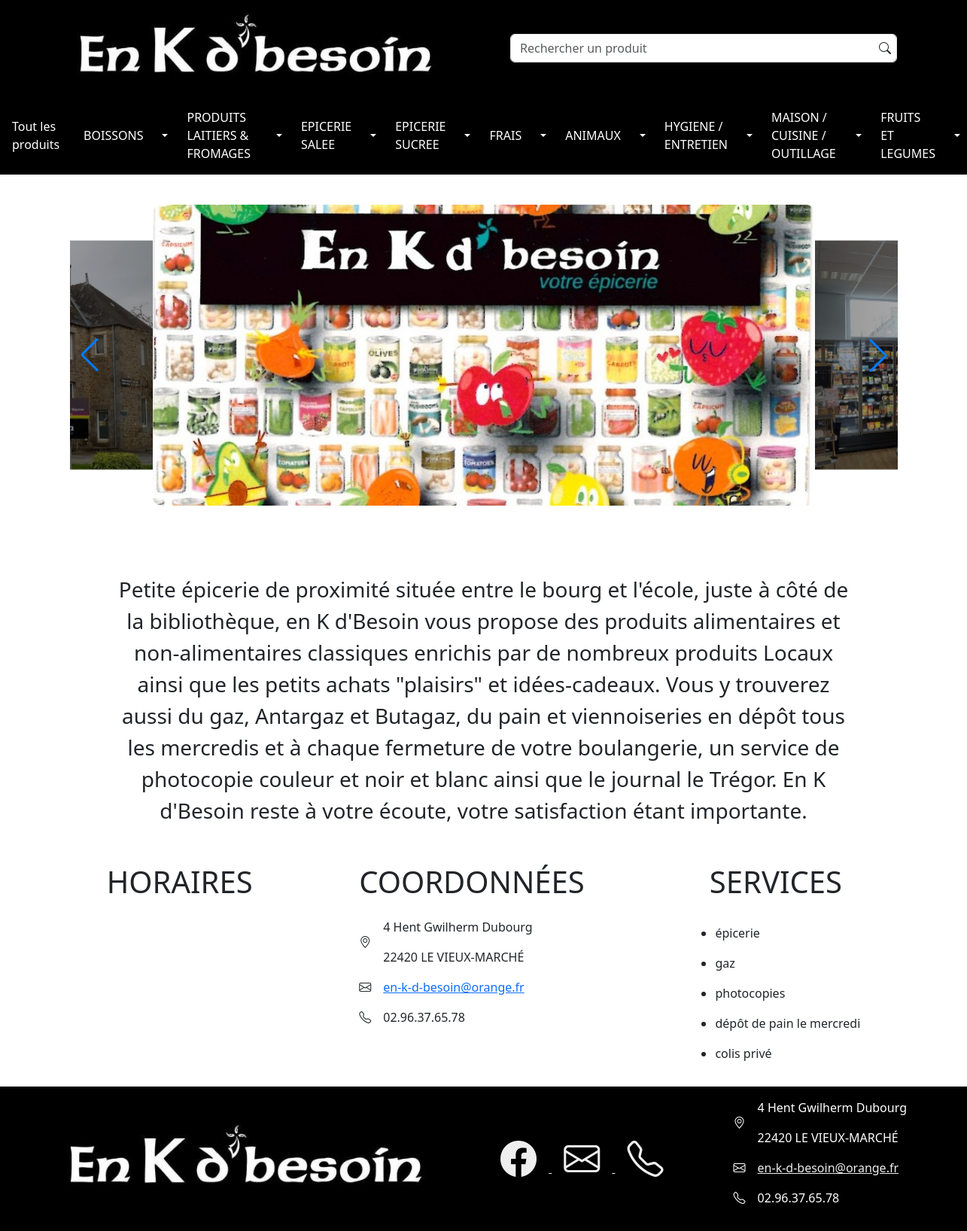
/site/html/index.php, run on the app's committed database.
### tables this page shows
CREATE TABLE _categorie (

    id INTEGER PRIMARY KEY NOT NULL AUTO_INCREMENT,
    id_categorie_sup INTEGER DEFAULT NULL,
    nom_categorie VARCHAR(50) NOT NULL,

    CONSTRAINT id_cat_fk_id_cat_sup FOREIGN KEY (id_categorie_sup) REFERENCES _categorie(id)
);

### site/fonctions_back/db.php (called while the page is built, shortened)
<?php
$db = new Database;
$conn = $db->getConnection();
function get_cat(){
    global $conn;
    $sql = "SELECT id,nom_categorie FROM `_categorie` WHERE id_categorie_sup IS NULL";
    $dsn = $conn->prepare($sql);
    $dsn->execute();
    $res = $dsn->fetchAll(PDO::FETCH_ASSOC);
    return $res;
}

### site/html/index.php (the view, shortened to what this page needs)
<?php
require_once __DIR__ ."/../fonctions_back/db.php";
$cat_principales = get_cat()
?>
<!DOCTYPE html>
<html lang="fr">
<head>
    <link rel="stylesheet" href="https://cdn.jsdelivr.net/npm/nouislider@15.7.0/dist/nouislider.min.css">
    <link rel="stylesheet" href="https://cdn.jsdelivr.net/npm/bootstrap-icons@1.11.0/font/bootstrap-icons.css">
    <link rel="stylesheet" href="https://cdn.jsdelivr.net/npm/bootstrap@5.3.3/dist/css/bootstrap.min.css">
    <link rel="stylesheet" href="https://cdn.jsdelivr.net/npm/swiper/swiper-bundle.min.css"/>
    <link rel="stylesheet" media="screen and (max-width: 990px)" href="style_tele.css"/>
    <link rel="stylesheet" media="screen and (min-width: 990px)" href="style.css"/>
</head>
<body class="d-flex flex-column min-vh-100">
    <header class="sticky-top">
        <div class="bg-black d-flex flex-lg-row justify-content-evenly align-items-center py-2 flex-wrap">
            <a href="/">
                <img class="positon-centered" src="img/banniere.jpg" alt="">
            </a>
            <div class="position-relative order-3 order-lg-2 mt-3 mt-lg-0">
                <input class="form-control pe-4" id="recherche_bar" type="search" placeholder="Rechercher un produit">
                <i class="recherche bi bi-search position-absolute top-50 end-0 translate-middle-y me-2"></i>
            </div>
        </div>
        <div class="d-none d-lg-flex flex-row justify-content-evenly align-items-center bg-black">
            <div class="btn-group">
                <a href="/?catalogue=1&cat=all" role="button" class="text-white p-3">Tout les produits</a>
            </div>
            <?php
            foreach($cat_principales as $cle => $value){ ?>
            <div class="btn-group">
                <a href="/?catalogue=1&cat=<?php echo $value["id"];?>" role="button" class="text-white p-3"><?php echo $value["nom_categorie"];?></a>
                <button type="button" class="bg-black dropdown-toggle dropdown-toggle-split text-white" data-bs-toggle="dropdown" aria-expanded="false">
                </button>
            </div>
            <?php }?>
        </div>
    </header>
    <main class="flex-grow-1">
        <?php
        if(empty($_GET)){
            require_once __DIR__ . '/../views/accueil.php';
        }
        else if(isset($_GET['catalogue'])){
            require_once __DIR__ . '/../views/catalogue.php';
        }
        ?>
    </main>
    <footer class="bg-black d-flex flex-row justify-content-between align-items-center">
        <img class="positon-centered  my-3" src="img/banniere.jpg" alt="">
        <div class="d-none d-md-block text-white">
            <a href="https://www.facebook.com/En.K.dbesoin/">
                <i class="bi bi-facebook mx-3"></i>
            </a>
            <a href="mailto:en-k-d-besoin@orange.fr">
                <i class="bi bi-envelope mx-3"></i>
            </a>
            <a href="tel:0296376578">
                <i class="bi bi-telephone mx-3"></i>
            </a>
        </div>
        <div class="text-white my-3">
            <div class="d-flex flex-row align-items-center mb-3">
                <i class="bi bi-geo-alt me-3"></i>
                <div>
                    <p>4 Hent Gwilherm Dubourg</p>
                    <p class="my-0" >22420 LE VIEUX-MARCHÉ</p>
                </div>
            </div>
            <div class="d-flex flex-row">
                <i class="bi bi-envelope me-3"></i>
                <a class="mb-3" href="mailto:en-k-d-besoin@orange.fr">en-k-d-besoin@orange.fr</a>
            </div>
            <div class="d-flex flex-row">
                <i class="bi bi-telephone me-3"></i>
                <p>02.96.37.65.78</p>
            </div>
        </div>
    </footer>
</body>
</html>

### site/views/accueil.php (shortened to what this page needs)
<section>
    <div class="d-none d-md-block swiper mySwiper">
        <span class="swiper-button-prev"></span>
        <div class="swiper-wrapper">
            <div class="swiper-slide">
            <img class="rounded" src="img/img_presentation.jpg" alt="img_presentation">
            </div>
            <div class="swiper-slide">
            <img class="rounded" src="img/interieur.jpg" alt="interieur">
            </div>
            <div class="swiper-slide">
            <img class="rounded" src="img/deventure.jpg" alt="deventure">
            </div>
        </div>
        <span class="swiper-button-next"></span>
    </div>
</section>
<section id="textPresentation">
    <p class="fs-3 text-center d-none d-lg-block">
        Petite épicerie de proximité située entre le bourg et l'école, juste à côté de la bibliothèque, en K d'Besoin vous propose des produits alimentaires et non-alimentaires classiques enrichis par de nombreux produits Locaux ainsi que les petits achats "plaisirs" et idées-cadeaux. Vous y trouverez aussi du gaz, Antargaz et Butagaz, du pain et viennoiseries en dépôt tous les mercredis et à chaque fermeture de votre boulangerie, un service de photocopie couleur et noir et blanc ainsi que le journal le Trégor. En K d'Besoin reste à votre écoute, votre satisfaction étant importante.
    </p>
</section>
<section>
    <div class="d-flex flex-column flex-md-row justify-content-evenly align-items-center align-items-md-start">
        <div class="d-flex flex-column align-items-center">
            <h1>HORAIRES</h1>
        </div>
        <div class="d-none d-md-block ">
            <h1>COORDONNÉES</h1>
            <div class="mt-4">
                <div class="d-flex flex-row align-items-center mb-3">
                    <i class="bi bi-geo-alt me-3"></i>
                    <div>
                        <p>4 Hent Gwilherm Dubourg</p>
                        <p class="my-0" >22420 LE VIEUX-MARCHÉ</p>
                    </div>
                </div>
                <div class="d-flex flex-row">
                    <i class="bi bi-envelope me-3"></i>
                    <a class="mb-3" href="mailto:en-k-d-besoin@orange.fr">en-k-d-besoin@orange.fr</a>
                </div>
                <div class="d-flex flex-row">
                    <i class="bi bi-telephone me-3"></i>
                    <p>02.96.37.65.78</p>
                </div>
            </div>
        </div>
        <div class="d-flex flex-column align-items-center">
            <h1>SERVICES</h1>
            <ul class="mt-lg-4 d-flex flex-column align-items-center align-items-md-start">
                <li class="mb-3">épicerie</li>
                <li class="mb-3">gaz</li>
                <li class="mb-3">photocopies</li>
                <li class="mb-3">dépôt de pain le mercredi</li>
                <li class="mb-3">colis privé</li>
            </ul>
        </div>
    </div>
</section>

### site/html/style.css (style rules this page uses)
* { margin: 0; padding: 0; box-sizing: border-box; }
.mySwiper { width: 100%; max-width: 1100px; margin: 0 auto; padding: 40px 0; overflow: hidden; }
.swiper-slide { width: 80%; border-radius: 12px; overflow: hidden; }
.swiper-slide img { width: 100%; height: 400px; object-fit: cover; display: block; border-radius: 12px; }
#recherche_bar { width: 40vw; }
footer a { color: #eee; font-style: none; }
footer > div >a>i { font-size: 3rem; }
footer>div:last-child { margin-right: 5em; }
footer>img { margin-left: 5em; }
header a { color: black; text-decoration: none; }
#textPresentation { margin: 50px 150px; }
.dropdown-toggle,.btn-group { border-radius: 0; border: none; }
img { object-fit: contain; }
body { display: flex; flex-direction: column; min-height: 100vh; }
main { flex-grow: 1; }

### site/html/style_tele.css (style rules this page uses)
header img { width: 50vw; }
footer img { display: none; }
p { font-size: small; }
h1 { font-size: 3em; font-weight: bold; }
* { margin: 0; padding: 0; box-sizing: border-box; }
.mySwiper { width: 100%; max-width: 1100px; margin: 0 auto; padding: 40px 0; overflow: hidden; }
.swiper-slide { width: auto !important; border-radius: 12px; overflow: hidden; }
.swiper-slide img { width: 100%; height: 400px; object-fit: cover; display: block; border-radius: 12px; }
img { object-fit: contain; }

### data on the page
_categorie: nom_categorie "BOISSONS"
_categorie: nom_categorie "PRODUITS LAITIERS & FROMAGES"
_categorie: nom_categorie "EPICERIE SALEE"
_categorie: nom_categorie "EPICERIE SUCREE"
_categorie: nom_categorie "FRAIS"
_categorie: nom_categorie "ANIMAUX"
_categorie: nom_categorie "HYGIENE / ENTRETIEN"
_categorie: nom_categorie "MAISON / CUISINE / OUTILLAGE"
_categorie: nom_categorie "FRUITS ET LEGUMES"
